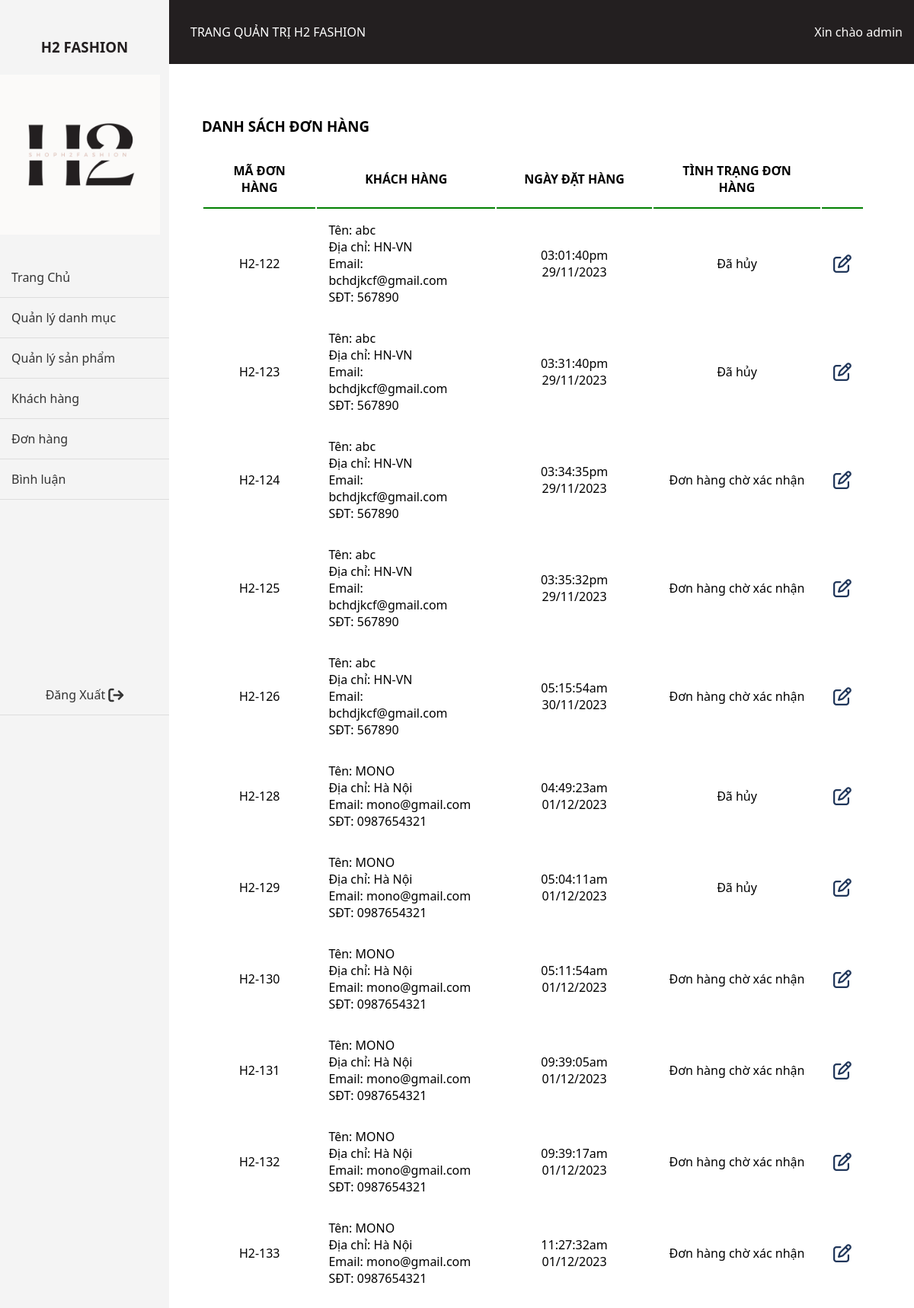
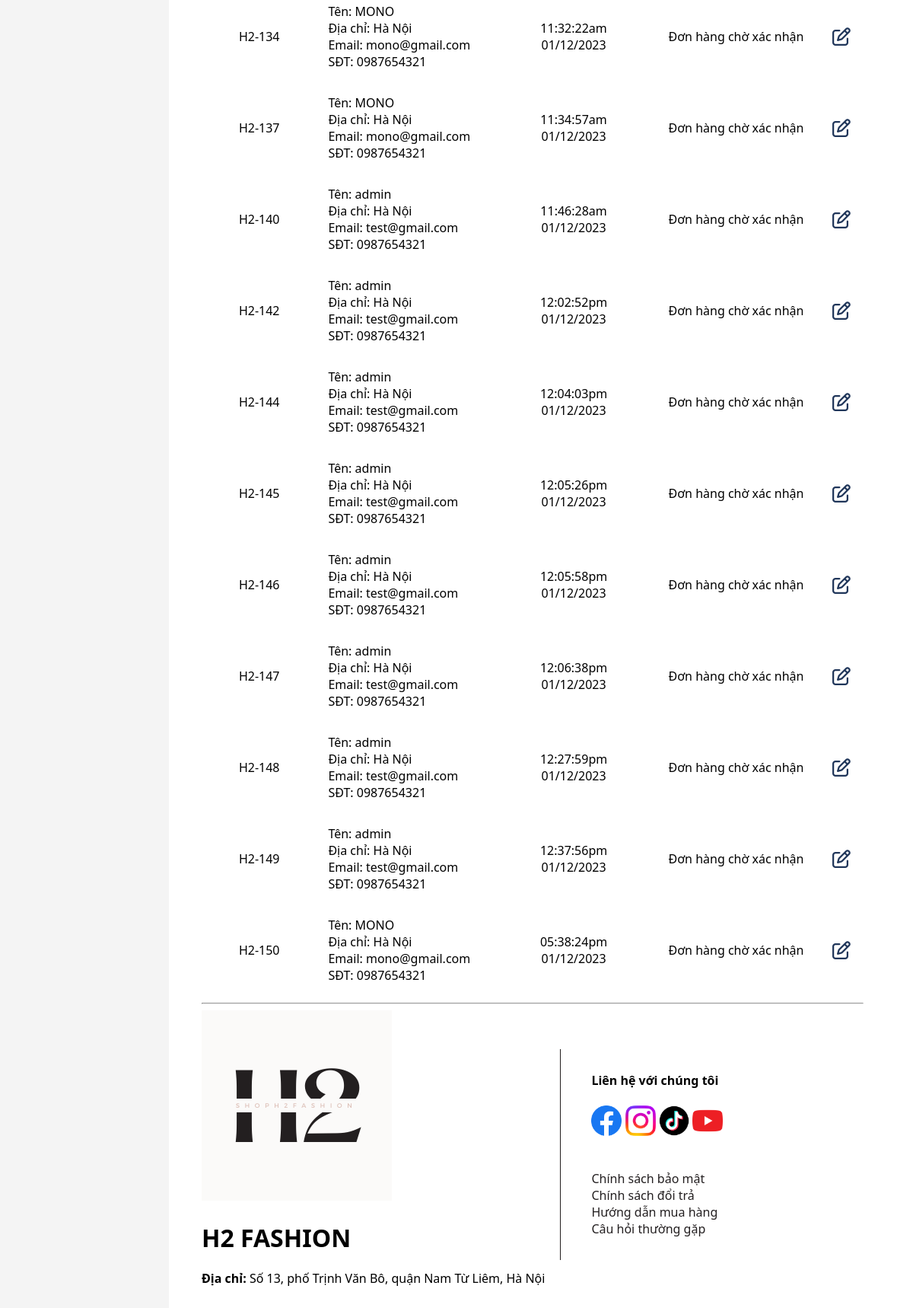
Page /admin/index.php?act=donhang (signed in) on the committed database (2 pictures, top to bottom).
### tables this page shows
CREATE TABLE `bill` (
  `bill_id` int(11) NOT NULL,
  `bill_name` varchar(255) NOT NULL,
  `bill_sp_name` varchar(255) NOT NULL,
  `bill_diachi` varchar(255) NOT NULL,
  `bill_tel` varchar(10) NOT NULL,
  `bill_email` varchar(255) NOT NULL,
  `bill_pttt` tinyint(1) NOT NULL DEFAULT 1,
  `bill_ngaydat` varchar(50) NOT NULL,
  `bill_tongtien` int(10) NOT NULL,
  `bill_trangthai` int(11) NOT NULL DEFAULT 0 COMMENT '0-chờ xác nhận; 1-đã xác nhận; 2-đang giao; 3-giao thành công, 4-đã hủy',
  `tk_id` int(11) NOT NULL,
  `cart_id` int(11) NOT NULL
);

### model/pdo.php (called while the page is built, shortened)
<?php
function pdo_get_connection(){
    $dburl = "mysql:host=localhost;dbname=duan_1;charset=utf8";
    $username = 'root';
    $password = '';
    $conn = new PDO($dburl, $username, $password);
    $conn->setAttribute(PDO::ATTR_ERRMODE, PDO::ERRMODE_EXCEPTION);
    return $conn;
}
function pdo_query($sql){
    $sql_args = array_slice(func_get_args(), 1);
    try{
        $conn = pdo_get_connection();
        $stmt = $conn->prepare($sql);
        $stmt->execute($sql_args);
        $rows = $stmt->fetchAll();
        return $rows;
    }
    catch(PDOException $e){
        throw $e;
    }
    finally{
        unset($conn);
    }
}

### model/cart.php (called while the page is built, shortened)
<?php
function loadall_bill($iduser)
{
  $sql = "select * from bill where 1";
  if ($iduser > 0) {
    $sql .= " and tk_id=".$iduser['tk_id'];
  } else {
    $sql .= "";
  }
  $result = pdo_query($sql);
  return $result;
}
function trangthai($trangthai)
{
  switch ($trangthai) {
    case '0':
      $m_tt = "Đơn hàng chờ xác nhận";
      break;
    case '4':
      $m_tt = "Đã hủy";
      break;
  }
  return $m_tt;
}
?>

### admin/donhang/list-donhang.php (the view, shortened to what this page needs)
<div class="col-md-12">
    <h3>DANH SÁCH ĐƠN HÀNG</h3>
    <div class="frm_dm">
        <table class="table">
            <thead>
                <tr class="text-center">
                    <th class="text-center" scope="col">MÃ ĐƠN HÀNG</th>
                    <th class="text-center" scope="col">KHÁCH HÀNG</th>
                    <th class="text-center" scope="col">NGÀY ĐẶT HÀNG</th>
                    <th class="text-center" scope="col">TÌNH TRẠNG ĐƠN HÀNG</th>
                    <th class="text-center" scope="col"></th>
                </tr>
            </thead>
            <tbody>
                <?php
                if (!$listbill) {
                    $m_donhang = "Đơn hàng không tồn tại!!";
                } else {
                    foreach ($listbill as $value):
                        extract($value);
                        $tt = trangthai($bill_trangthai);
                        ?>
                        <tr>
                            <td class="">
                                <?= "H2-$bill_id"; ?>
                            </td>
                            <td style="text-align:left">
                                Tên:<span>
                                    <?= $bill_name; ?>
                                </span> <br>
                                Địa chỉ:<span>
                                    <?= $bill_diachi; ?>
                                </span> <br>
                                Email:<span>
                                    <?= $bill_email; ?>
                                </span> <br>
                                SĐT:<span>
                                    <?= $bill_tel; ?>
                                </span>
                            </td>
                            <td class="">
                                <?= $bill_ngaydat; ?>
                            </td>
                            <td class="">
                                <?= $tt; ?>
                            </td>
                            <td>
                                <a href="index.php?act=updatedh&iddh=<?= $bill_id; ?>"><i class="fa-regular fa-pen-to-square fa-fade fa-xl" style="color: #20365a;"></i></a>
                            </td>
                        </tr>
                    <?php endforeach;
                } ?>
            </tbody>
        </table>
    </div>
</div>

### view/css/style.css (style rules this page uses)
* { box-sizing: border-box; font-family: 'Segoe UI', Tahoma, Geneva, Verdana, sans-serif; }
:root { --theme-color: #FBFAF9; --theme-color-2: #231F20; }
body { margin: 0; font-family: Arial, sans-serif; }
.frm_dm table { width: 100%; }
.frm_dm table tr th,td { padding: 15px; text-align: center; }
.frm_dm table th { border-bottom: 2px solid green; }

### rows in the picture
bill: bill_id "122", bill_name "abc", bill_diachi "HN-VN", bill_email "bchdjkcf@gmail.com", bill_tel "567890", bill_ngaydat "03:01:40pm 29/11/2023", bill_trangthai "Đã hủy"
bill: bill_id "123", bill_name "abc", bill_diachi "HN-VN", bill_email "bchdjkcf@gmail.com", bill_tel "567890", bill_ngaydat "03:31:40pm 29/11/2023", bill_trangthai "Đã hủy"
bill: bill_id "124", bill_name "abc", bill_diachi "HN-VN", bill_email "bchdjkcf@gmail.com", bill_tel "567890", bill_ngaydat "03:34:35pm 29/11/2023", bill_trangthai "Đơn hàng chờ xác nhận"
bill: bill_id "125", bill_name "abc", bill_diachi "HN-VN", bill_email "bchdjkcf@gmail.com", bill_tel "567890", bill_ngaydat "03:35:32pm 29/11/2023", bill_trangthai "Đơn hàng chờ xác nhận"
bill: bill_id "126", bill_name "abc", bill_diachi "HN-VN", bill_email "bchdjkcf@gmail.com", bill_tel "567890", bill_ngaydat "05:15:54am 30/11/2023", bill_trangthai "Đơn hàng chờ xác nhận"
bill: bill_id "128", bill_name "MONO", bill_diachi "Hà Nội", bill_email "mono@gmail.com", bill_tel "0987654321", bill_ngaydat "04:49:23am 01/12/2023", bill_trangthai "Đã hủy"
bill: bill_id "129", bill_name "MONO", bill_diachi "Hà Nội", bill_email "mono@gmail.com", bill_tel "0987654321", bill_ngaydat "05:04:11am 01/12/2023", bill_trangthai "Đã hủy"
bill: bill_id "130", bill_name "MONO", bill_diachi "Hà Nội", bill_email "mono@gmail.com", bill_tel "0987654321", bill_ngaydat "05:11:54am 01/12/2023", bill_trangthai "Đơn hàng chờ xác nhận"
bill: bill_id "131", bill_name "MONO", bill_diachi "Hà Nội", bill_email "mono@gmail.com", bill_tel "0987654321", bill_ngaydat "09:39:05am 01/12/2023", bill_trangthai "Đơn hàng chờ xác nhận"
bill: bill_id "132", bill_name "MONO", bill_diachi "Hà Nội", bill_email "mono@gmail.com", bill_tel "0987654321", bill_ngaydat "09:39:17am 01/12/2023", bill_trangthai "Đơn hàng chờ xác nhận"
bill: bill_id "133", bill_name "MONO", bill_diachi "Hà Nội", bill_email "mono@gmail.com", bill_tel "0987654321", bill_ngaydat "11:27:32am 01/12/2023", bill_trangthai "Đơn hàng chờ xác nhận"
bill: bill_id "134", bill_name "MONO", bill_diachi "Hà Nội", bill_email "mono@gmail.com", bill_tel "0987654321", bill_ngaydat "11:32:22am 01/12/2023", bill_trangthai "Đơn hàng chờ xác nhận"
bill: bill_id "137", bill_name "MONO", bill_diachi "Hà Nội", bill_email "mono@gmail.com", bill_tel "0987654321", bill_ngaydat "11:34:57am 01/12/2023", bill_trangthai "Đơn hàng chờ xác nhận"
bill: bill_id "140", bill_name "admin", bill_diachi "Hà Nội", bill_email "test@gmail.com", bill_tel "0987654321", bill_ngaydat "11:46:28am 01/12/2023", bill_trangthai "Đơn hàng chờ xác nhận"
bill: bill_id "142", bill_name "admin", bill_diachi "Hà Nội", bill_email "test@gmail.com", bill_tel "0987654321", bill_ngaydat "12:02:52pm 01/12/2023", bill_trangthai "Đơn hàng chờ xác nhận"
bill: bill_id "144", bill_name "admin", bill_diachi "Hà Nội", bill_email "test@gmail.com", bill_tel "0987654321", bill_ngaydat "12:04:03pm 01/12/2023", bill_trangthai "Đơn hàng chờ xác nhận"
bill: bill_id "145", bill_name "admin", bill_diachi "Hà Nội", bill_email "test@gmail.com", bill_tel "0987654321", bill_ngaydat "12:05:26pm 01/12/2023", bill_trangthai "Đơn hàng chờ xác nhận"
bill: bill_id "146", bill_name "admin", bill_diachi "Hà Nội", bill_email "test@gmail.com", bill_tel "0987654321", bill_ngaydat "12:05:58pm 01/12/2023", bill_trangthai "Đơn hàng chờ xác nhận"
bill: bill_id "147", bill_name "admin", bill_diachi "Hà Nội", bill_email "test@gmail.com", bill_tel "0987654321", bill_ngaydat "12:06:38pm 01/12/2023", bill_trangthai "Đơn hàng chờ xác nhận"
bill: bill_id "148", bill_name "admin", bill_diachi "Hà Nội", bill_email "test@gmail.com", bill_tel "0987654321", bill_ngaydat "12:27:59pm 01/12/2023", bill_trangthai "Đơn hàng chờ xác nhận"
bill: bill_id "149", bill_name "admin", bill_diachi "Hà Nội", bill_email "test@gmail.com", bill_tel "0987654321", bill_ngaydat "12:37:56pm 01/12/2023", bill_trangthai "Đơn hàng chờ xác nhận"
bill: bill_id "150", bill_name "MONO", bill_diachi "Hà Nội", bill_email "mono@gmail.com", bill_tel "0987654321", bill_ngaydat "05:38:24pm 01/12/2023", bill_trangthai "Đơn hàng chờ xác nhận"
